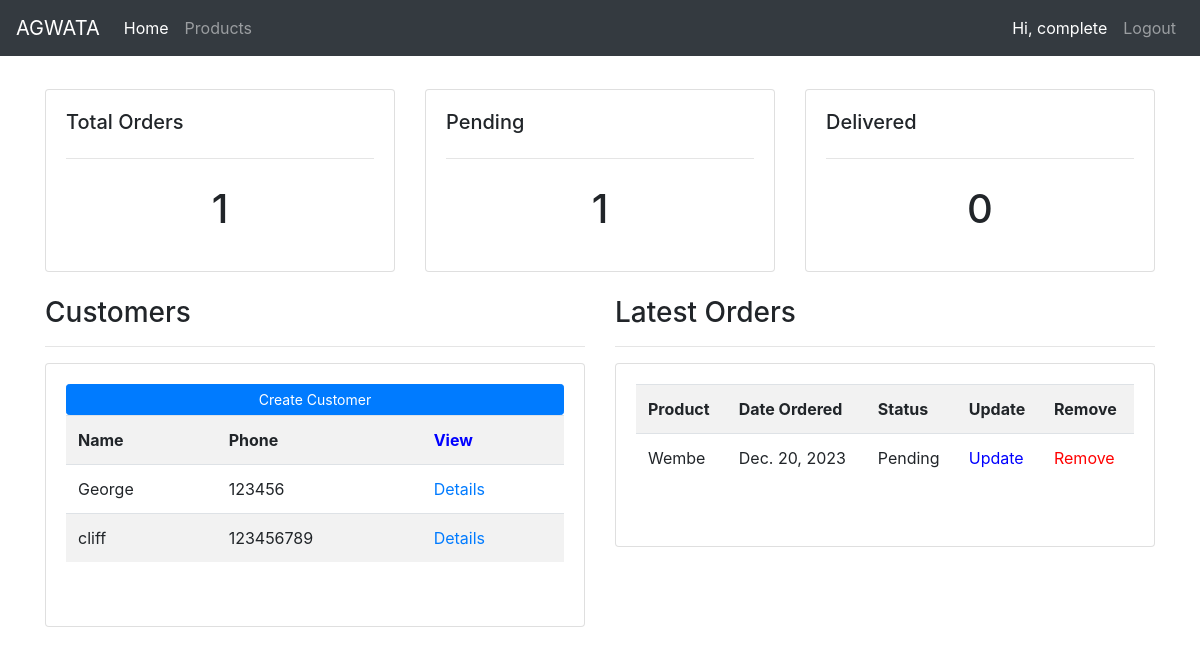
The app's page / (signed in) with its own data.
### accounts/models.py (models this page shows, shortened)
class Customer(models.Model):
    name = models.CharField(max_length=200, null=True)
    phone = models.CharField(max_length=200, null=True)
    email = models.CharField(max_length=200, null=True)
    date_created = models.DateField(auto_now_add=True, null=True)

class Order(models.Model):
    STATUS = (
        ('Pending', 'Pending'),
        ('Out of stock', 'Out of stock'),
        ('Delivered', 'Delivered'),
    )
    customer = models.ForeignKey(Customer, null=True, on_delete=models.SET_NULL)
    product = models.ForeignKey(Product, null=True, on_delete=models.SET_NULL)
    date_created = models.DateField(auto_now_add=True, null=True)
    status = models.CharField(max_length=200, null=True, choices=STATUS)

class Product(models.Model):
    CATEGORY = (
        ('Indoor', 'Indoor'),
        ('Outdoor', 'Outdoor'),
    )
    name = models.CharField(max_length=200, null=True)
    price = models.FloatField(null=True)
    category = models.CharField(max_length=200, null=True, choices=CATEGORY)
    description = models.CharField(max_length=200, null=True)
    date_created = models.DateField(auto_now_add=True, null=True)
    tags = models.ManyToManyField(Tag)
    def __str__(self):
        return self.name

### accounts/views.py (the view)
# urls.py: path('', views.home, name = 'home'),
def home(request):
    customers = Customer.objects.all()
    orders = Order.objects.all()
    pending = orders.filter(status='Pending')
    delivered = orders.filter(status='Delivered')
    total_orders = orders.count()
    context = {'customers': customers, 'orders': orders, 'total_orders': total_orders, 'pending':pending, 'delivered':delivered}
    return render(request, 'accounts/home.html', context)

### templates/accounts/home.html
{% extends 'base.html' %}
{% block content %}
<div class="row mt-3">
    <div class="col-md">
        <div class="card card-body">
                <h5>Total Orders</h5>
                <hr>
                <h1 style="text-align: center; padding: 10px">{{ total_orders }}</h1>
        </div>
    </div>
    <div class="col-md">
        <div class="card card-body">
                <h5>Pending</h5>
                <hr>
                <h1 style="text-align: center; padding: 10px">{{ pending.count }}</h1>
        </div>
    </div>
    <div class="col-md">
        <div class="card card-body">
                <h5>Delivered</h5>
                <hr>
                <h1 style="text-align: center; padding: 10px">{{ delivered.count }}</h1>
        </div>
    </div>
</div>
<br>
<div class="row">
    <div class="col-md">
        <h3>Customers</h3>
        <hr>
        <div class="card card-body">
            <a href="{% url 'create_customer' %}" class="btn btn-primary btn-sm btn-block">Create Customer</a>
            <table class="table table-striped">
                <tr>
                    <th>Name</th>
                    <th>Phone</th>
                    <th style="color: blue;">View</th>
                </tr>
                {% for customer in customers reversed %}
                    <tr>
                        <td>{{ customer.name }}</td>
                        <td>{{ customer.phone }}</td>
                        <td><a href="{% url 'customer' customer.id %}">Details</a></td>
                    </tr>
                {% endfor %}
            </table>
                <h1 style="text-align: center; padding: 10px"></h1>
        </div>
    </div>
    <div class="col-md">
        <h3>Latest Orders</h3>
        <hr>
        <div class="card card-body">
            <table class="table table-striped">
                <tr>
                    <th>Product</th>
                    <th>Date Ordered</th>
                    <th>Status</th>
                    <th>Update</th>
                    <th>Remove</th>
                </tr>
                {% for order in orders reversed %}
                    <tr>
                        <td>{{ order.product }}</td>
                        <td>{{ order.date_created }}</td>
                        <td>{{ order.status }}</td>
                        <td><a style="color: blue;" href="{% url 'update_order' order.id %}">Update</a></td>
                        <td><a style="color: red;" href="{% url 'delete_order' order.id %}">Remove</a></td>
                    </tr>
                {% endfor %}
            </table>
                <h1 style="text-align: center; padding: 10px"></h1>
        </div>
    </div>
</div>
{% endblock %}

### templates/base.html (shortened to what this page needs)
<!doctype html>
<html lang="en">
  <head>
    <link rel="stylesheet" href="https://cdn.jsdelivr.net/npm/bootstrap@4.0.0/dist/css/bootstrap.min.css">
  </head>
  <body>
    <nav class="navbar navbar-expand-lg navbar-dark bg-dark">
        <a class="navbar-brand" href="/">AGWATA</a>
        <div class="collapse navbar-collapse" id="navbarNav">
          <ul class="navbar-nav">
            <li class="nav-item active">
              <a class="nav-link" href="/">Home</a>
            </li>
            <li class="nav-item">
              <a class="nav-link " href="{% url 'products' %}">Products</a>
            </li>
          </ul>
        </div>
        {% if user.is_authenticated %}
          <ul class="navbar-nav">
            <li class="nav-item">
              <a class="nav-link active" href="">Hi, </strong>{{ request.user }}</strong></a>
            </li>
            <li class="nav-item">
              <a class="nav-link " href="{% url 'logout_user' %}">Logout</a>
            </li>
          {% endif %}
    </nav>
    <div class="container">
      <div class="col-md-12 mt-3" style="color: red;">
      </div>
      {% block content %}
      {% endblock %}
    </div>
  </body>
</html>

### records on screen
Customer: name "George", phone "123456"
Customer: name "cliff", phone "123456789"
Order: product "Wembe", date_created "Dec. 20, 2023", status "Pending"

### other values on screen
{{ request.user }} "complete"
{{ total_orders }} "1"
{{ pending.count }} "1"
{{ delivered.count }} "0"
